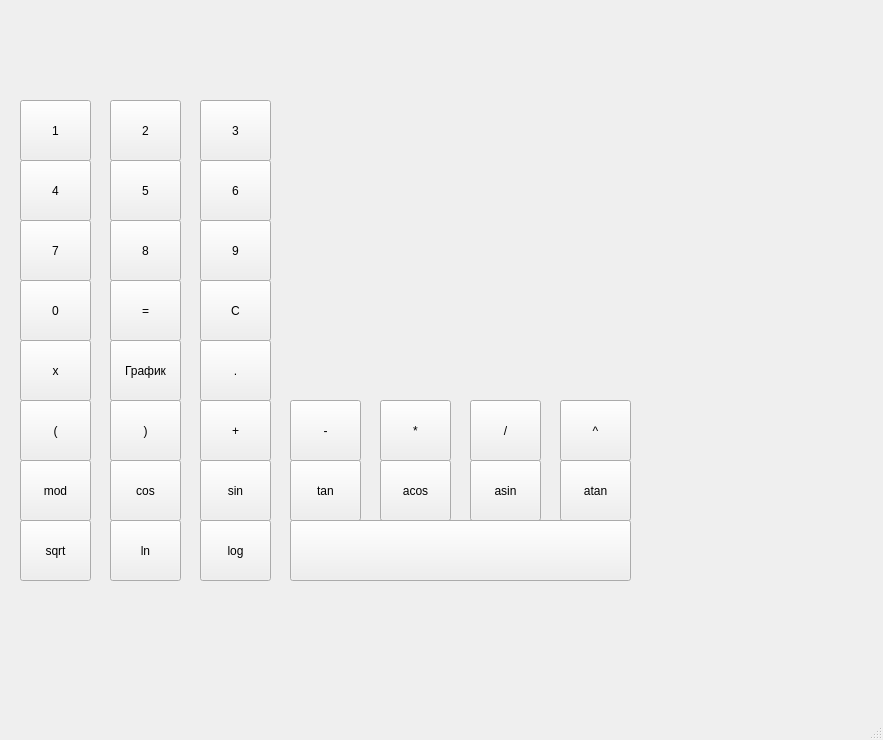
<?xml version="1.0" encoding="UTF-8"?>
<ui version="4.0">
 <class>MainWindow</class>
 <widget class="QMainWindow" name="MainWindow">
  <property name="geometry">
   <rect>
    <x>0</x>
    <y>0</y>
    <width>883</width>
    <height>740</height>
   </rect>
  </property>
  <property name="windowTitle">
   <string>MainWindow</string>
  </property>
  <widget class="QWidget" name="centralwidget">
   <widget class="QPushButton" name="pushButton_1">
    <property name="geometry">
     <rect>
      <x>20</x>
      <y>100</y>
      <width>71</width>
      <height>61</height>
     </rect>
    </property>
    <property name="text">
     <string>1</string>
    </property>
   </widget>
   <widget class="QLabel" name="label">
    <property name="geometry">
     <rect>
      <x>20</x>
      <y>10</y>
      <width>321</width>
      <height>81</height>
     </rect>
    </property>
    <property name="text">
     <string/>
    </property>
   </widget>
   <widget class="QPushButton" name="pushButton_2">
    <property name="geometry">
     <rect>
      <x>110</x>
      <y>100</y>
      <width>71</width>
      <height>61</height>
     </rect>
    </property>
    <property name="text">
     <string>2</string>
    </property>
   </widget>
   <widget class="QPushButton" name="pushButton_3">
    <property name="geometry">
     <rect>
      <x>200</x>
      <y>100</y>
      <width>71</width>
      <height>61</height>
     </rect>
    </property>
    <property name="text">
     <string>3</string>
    </property>
   </widget>
   <widget class="QPushButton" name="pushButton_4">
    <property name="geometry">
     <rect>
      <x>20</x>
      <y>160</y>
      <width>71</width>
      <height>61</height>
     </rect>
    </property>
    <property name="text">
     <string>4</string>
    </property>
   </widget>
   <widget class="QPushButton" name="pushButton_5">
    <property name="geometry">
     <rect>
      <x>110</x>
      <y>160</y>
      <width>71</width>
      <height>61</height>
     </rect>
    </property>
    <property name="text">
     <string>5</string>
    </property>
   </widget>
   <widget class="QPushButton" name="pushButton_6">
    <property name="geometry">
     <rect>
      <x>200</x>
      <y>160</y>
      <width>71</width>
      <height>61</height>
     </rect>
    </property>
    <property name="text">
     <string>6</string>
    </property>
   </widget>
   <widget class="QPushButton" name="pushButton_equal">
    <property name="geometry">
     <rect>
      <x>110</x>
      <y>280</y>
      <width>71</width>
      <height>61</height>
     </rect>
    </property>
    <property name="text">
     <string>=</string>
    </property>
   </widget>
   <widget class="QPushButton" name="pushButton_7">
    <property name="geometry">
     <rect>
      <x>20</x>
      <y>220</y>
      <width>71</width>
      <height>61</height>
     </rect>
    </property>
    <property name="text">
     <string>7</string>
    </property>
   </widget>
   <widget class="QPushButton" name="pushButton_8">
    <property name="geometry">
     <rect>
      <x>110</x>
      <y>220</y>
      <width>71</width>
      <height>61</height>
     </rect>
    </property>
    <property name="text">
     <string>8</string>
    </property>
   </widget>
   <widget class="QPushButton" name="pushButton_9">
    <property name="geometry">
     <rect>
      <x>200</x>
      <y>220</y>
      <width>71</width>
      <height>61</height>
     </rect>
    </property>
    <property name="text">
     <string>9</string>
    </property>
   </widget>
   <widget class="QPushButton" name="pushButton_degree">
    <property name="geometry">
     <rect>
      <x>560</x>
      <y>400</y>
      <width>71</width>
      <height>61</height>
     </rect>
    </property>
    <property name="text">
     <string>^</string>
    </property>
   </widget>
   <widget class="QPushButton" name="pushButton_0">
    <property name="geometry">
     <rect>
      <x>20</x>
      <y>280</y>
      <width>71</width>
      <height>61</height>
     </rect>
    </property>
    <property name="text">
     <string>0</string>
    </property>
   </widget>
   <widget class="QPushButton" name="pushButton_x">
    <property name="geometry">
     <rect>
      <x>20</x>
      <y>340</y>
      <width>71</width>
      <height>61</height>
     </rect>
    </property>
    <property name="text">
     <string>x</string>
    </property>
   </widget>
   <widget class="QPushButton" name="pushButton_graph">
    <property name="geometry">
     <rect>
      <x>110</x>
      <y>340</y>
      <width>71</width>
      <height>61</height>
     </rect>
    </property>
    <property name="text">
     <string>График</string>
    </property>
   </widget>
   <widget class="QCustomPlot" name="graphicsView" native="true">
    <property name="geometry">
     <rect>
      <x>290</x>
      <y>100</y>
      <width>351</width>
      <height>291</height>
     </rect>
    </property>
   </widget>
   <widget class="QPushButton" name="pushButton_clean">
    <property name="geometry">
     <rect>
      <x>200</x>
      <y>280</y>
      <width>71</width>
      <height>61</height>
     </rect>
    </property>
    <property name="text">
     <string>C</string>
    </property>
   </widget>
   <widget class="QPushButton" name="pushButton_plus">
    <property name="geometry">
     <rect>
      <x>200</x>
      <y>400</y>
      <width>71</width>
      <height>61</height>
     </rect>
    </property>
    <property name="text">
     <string>+</string>
    </property>
   </widget>
   <widget class="QPushButton" name="pushButton_open_bracket">
    <property name="geometry">
     <rect>
      <x>20</x>
      <y>400</y>
      <width>71</width>
      <height>61</height>
     </rect>
    </property>
    <property name="text">
     <string>(</string>
    </property>
   </widget>
   <widget class="QPushButton" name="pushButton_close_bracket">
    <property name="geometry">
     <rect>
      <x>110</x>
      <y>400</y>
      <width>71</width>
      <height>61</height>
     </rect>
    </property>
    <property name="text">
     <string>)</string>
    </property>
   </widget>
   <widget class="QPushButton" name="pushButton_divide">
    <property name="geometry">
     <rect>
      <x>470</x>
      <y>400</y>
      <width>71</width>
      <height>61</height>
     </rect>
    </property>
    <property name="text">
     <string>/</string>
    </property>
   </widget>
   <widget class="QPushButton" name="pushButton_minus">
    <property name="geometry">
     <rect>
      <x>290</x>
      <y>400</y>
      <width>71</width>
      <height>61</height>
     </rect>
    </property>
    <property name="text">
     <string>-</string>
    </property>
   </widget>
   <widget class="QPushButton" name="pushButton_multiple">
    <property name="geometry">
     <rect>
      <x>380</x>
      <y>400</y>
      <width>71</width>
      <height>61</height>
     </rect>
    </property>
    <property name="text">
     <string>*</string>
    </property>
   </widget>
   <widget class="QPushButton" name="pushButton_dot">
    <property name="geometry">
     <rect>
      <x>200</x>
      <y>340</y>
      <width>71</width>
      <height>61</height>
     </rect>
    </property>
    <property name="text">
     <string>.</string>
    </property>
   </widget>
   <widget class="QPushButton" name="pushButton_cosinus">
    <property name="geometry">
     <rect>
      <x>110</x>
      <y>460</y>
      <width>71</width>
      <height>61</height>
     </rect>
    </property>
    <property name="text">
     <string>cos</string>
    </property>
   </widget>
   <widget class="QPushButton" name="pushButton_mod_enum">
    <property name="geometry">
     <rect>
      <x>20</x>
      <y>460</y>
      <width>71</width>
      <height>61</height>
     </rect>
    </property>
    <property name="text">
     <string>mod</string>
    </property>
   </widget>
   <widget class="QPushButton" name="pushButton_sinus">
    <property name="geometry">
     <rect>
      <x>200</x>
      <y>460</y>
      <width>71</width>
      <height>61</height>
     </rect>
    </property>
    <property name="text">
     <string>sin</string>
    </property>
   </widget>
   <widget class="QPushButton" name="pushButton_asinus">
    <property name="geometry">
     <rect>
      <x>470</x>
      <y>460</y>
      <width>71</width>
      <height>61</height>
     </rect>
    </property>
    <property name="text">
     <string>asin</string>
    </property>
   </widget>
   <widget class="QPushButton" name="pushButton_tangens">
    <property name="geometry">
     <rect>
      <x>290</x>
      <y>460</y>
      <width>71</width>
      <height>61</height>
     </rect>
    </property>
    <property name="text">
     <string>tan</string>
    </property>
   </widget>
   <widget class="QPushButton" name="pushButton_atangens">
    <property name="geometry">
     <rect>
      <x>560</x>
      <y>460</y>
      <width>71</width>
      <height>61</height>
     </rect>
    </property>
    <property name="text">
     <string>atan</string>
    </property>
   </widget>
   <widget class="QPushButton" name="pushButton_acosinus">
    <property name="geometry">
     <rect>
      <x>380</x>
      <y>460</y>
      <width>71</width>
      <height>61</height>
     </rect>
    </property>
    <property name="text">
     <string>acos</string>
    </property>
   </widget>
   <widget class="QPushButton" name="pushButton_ln_enum">
    <property name="geometry">
     <rect>
      <x>110</x>
      <y>520</y>
      <width>71</width>
      <height>61</height>
     </rect>
    </property>
    <property name="text">
     <string>ln</string>
    </property>
   </widget>
   <widget class="QPushButton" name="pushButton_log_enum">
    <property name="geometry">
     <rect>
      <x>200</x>
      <y>520</y>
      <width>71</width>
      <height>61</height>
     </rect>
    </property>
    <property name="text">
     <string>log</string>
    </property>
   </widget>
   <widget class="QPushButton" name="pushButton_sqrt_enum">
    <property name="geometry">
     <rect>
      <x>20</x>
      <y>520</y>
      <width>71</width>
      <height>61</height>
     </rect>
    </property>
    <property name="text">
     <string>sqrt</string>
    </property>
   </widget>
   <widget class="QPushButton" name="pushButton_secret">
    <property name="geometry">
     <rect>
      <x>290</x>
      <y>520</y>
      <width>341</width>
      <height>61</height>
     </rect>
    </property>
    <property name="text">
     <string/>
    </property>
   </widget>
  </widget>
  <widget class="QMenuBar" name="menubar">
   <property name="geometry">
    <rect>
     <x>0</x>
     <y>0</y>
     <width>883</width>
     <height>24</height>
    </rect>
   </property>
  </widget>
  <widget class="QStatusBar" name="statusbar"/>
 </widget>
 <customwidgets>
  <customwidget>
   <class>QCustomPlot</class>
   <extends>QWidget</extends>
   <header>qcustomplot.h</header>
   <container>1</container>
  </customwidget>
 </customwidgets>
 <resources/>
 <connections/>
</ui>
